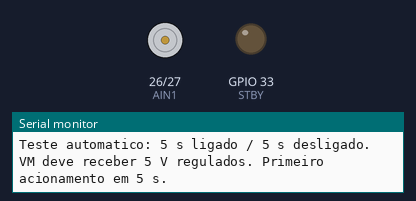
Bench run of a sketch on a simulated ESP32. On the bench: motor-driver pin pairs drawn as motors (green arrow = first pin HIGH = forward, orange = second pin HIGH = backward, longer = more drive, scaled by the enable pin, stopped while the standby pin is LOW), output pins drawn as LEDs (lit = HIGH), the last lines printed to the serial monitor.

Above: at 2.5 s.
At 7.5 s:
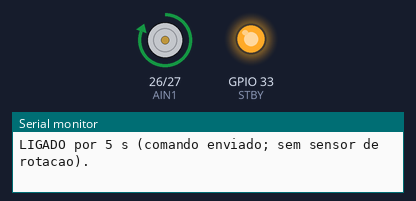
Timing chart, 0 to 13.0 s (numbered marks = the images above):
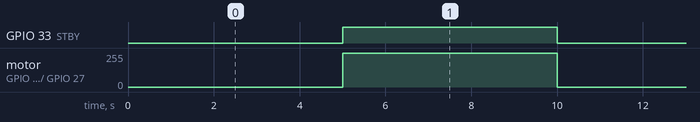

The sketch:

teste-motor-1.ino
```cpp
#include <Arduino.h>

// ESP32 classico. Teste automatico de UM motor DC de 5 V.
// IMPORTANTE: usar alimentacao REGULADA DE 5 V em VM, adequada a corrente do motor.
// NAO conectar o conjunto de baterias de 8,2 V diretamente a VM neste teste.
// VCC=3V3, GND comum, A1/A2=motor; BIN1/BIN2/PWMB=GND.
// Camera desconectada. Gravar com a alimentacao do motor desconectada.
// Este sketch inicia movimentos automaticamente, mesmo sem Monitor Serial.

constexpr uint8_t PWMA = 25;
constexpr uint8_t AIN1 = 26;
constexpr uint8_t AIN2 = 27;
constexpr uint8_t STBY = 33;
constexpr uint32_t INTERVALO_MS = 5000;

bool acionado = false;
uint32_t ultimaMudanca = 0;

void pararMotor() {
  digitalWrite(STBY, LOW); // Alta impedancia: motor para por inercia.
  digitalWrite(PWMA, LOW);
  digitalWrite(AIN1, LOW);
  digitalWrite(AIN2, LOW);
  acionado = false;
}

void ligarMotor() {
  digitalWrite(STBY, LOW);
  digitalWrite(AIN1, HIGH);
  digitalWrite(AIN2, LOW);
  digitalWrite(PWMA, HIGH); // 100%: VM precisa estar adequado ao motor de 5 V.
  digitalWrite(STBY, HIGH);
  acionado = true;
}

void setup() {
  digitalWrite(STBY, LOW);
  pinMode(STBY, OUTPUT);
  digitalWrite(PWMA, LOW);
  pinMode(PWMA, OUTPUT);
  pinMode(AIN1, OUTPUT);
  pinMode(AIN2, OUTPUT);
  pararMotor();
  Serial.begin(115200);
  Serial.println("\nTeste automatico: 5 s ligado / 5 s desligado.");
  Serial.println("VM deve receber 5 V regulados. Primeiro acionamento em 5 s.");
  ultimaMudanca = millis();
}

void loop() {
  const uint32_t agora = millis();
  if (agora - ultimaMudanca >= INTERVALO_MS) {
    ultimaMudanca = agora;
    if (acionado) {
      pararMotor();
      Serial.println("DESLIGADO por 5 s (parada por inercia).");
    } else {
      ligarMotor();
      Serial.println("LIGADO por 5 s (comando enviado; sem sensor de rotacao).");
    }
  }
}
```

Measured:
- by itself, GPIO 33 (STBY): alternates HIGH for 5.0 s and LOW for 5.0 s
- by itself, motor on GPIO 26 (AIN1) / GPIO 27 (AIN2): alternates forward 255/255 for 5.0 s and stopped for 5.0 s
